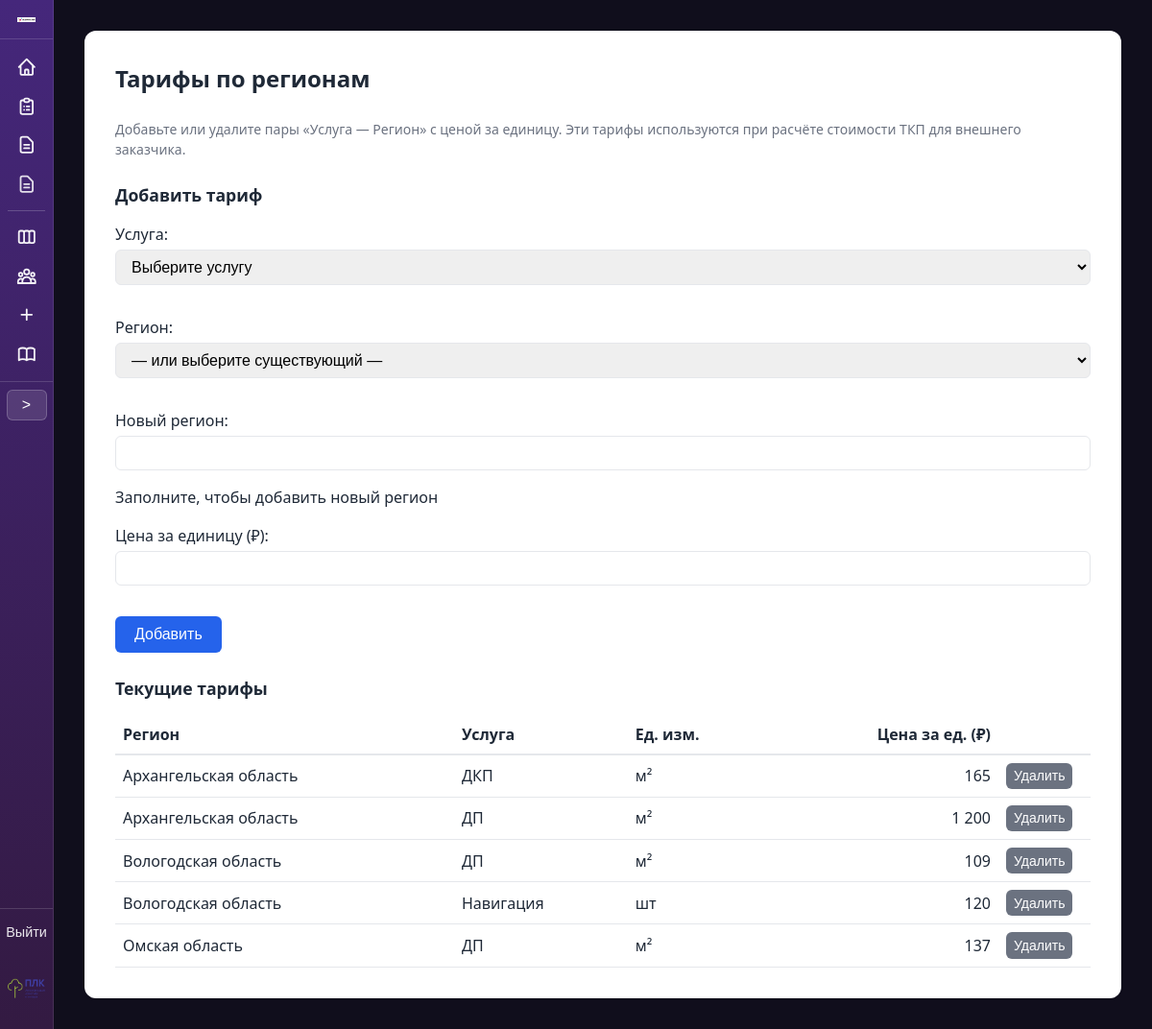
/tariffs/ (signed in), run on the app's committed database.
### proposals/models.py (models this page shows, shortened)
class RegionServicePrice(models.Model):
    region = models.ForeignKey(Region, on_delete=models.CASCADE, verbose_name='Регион')
    service = models.ForeignKey(Service, on_delete=models.CASCADE, verbose_name='Услуга')
    unit_price = models.DecimalField(
        'Цена за единицу',
        max_digits=15,
        decimal_places=2,
        default=0,
    )
    class Meta:
        verbose_name = 'Цена по региону'
        verbose_name_plural = 'Цены по регионам'
        unique_together = [['region', 'service']]

class Region(models.Model):
    name = models.CharField('Название региона', max_length=255, unique=True)
    class Meta:
        verbose_name = 'Регион'
        verbose_name_plural = 'Регионы'
        ordering = ['name']
    def __str__(self):
        return self.name

class Service(models.Model):
    UNIT_M2 = 'm2'
    UNIT_PIECE = 'piece'
    UNIT_CHOICES = [
        (UNIT_M2, 'м²'),
        (UNIT_PIECE, 'шт'),
    ]
    name = models.CharField('Наименование услуги', max_length=255)
    description = models.TextField(
        'Описание услуги (подставляется в Комментарий в Комплексном ТКП)',
        blank=True,
        default='',
    )
    template_file = models.CharField(
        'Файл шаблона',
        max_length=255,
        help_text='Имя .docx файла в папке templates_docx/'
    )
    unit_type = models.CharField(
        'Единица измерения',
        max_length=10,
        choices=UNIT_CHOICES,
        default=UNIT_M2,
    )
    order = models.PositiveSmallIntegerField('Порядок', default=0)
    class Meta:
        verbose_name = 'Услуга'
        verbose_name_plural = 'Услуги'
        ordering = ['order', 'name']
    def __str__(self):
        return self.name

### proposals/views.py (the view)
# urls.py: path('tariffs/', views.tariffs_view, name='tariffs'),
@login_required
@require_http_methods(['GET', 'POST'])
def tariffs_view(request):
    if request.method == 'POST':
        delete_id = request.POST.get('delete_id')
        if delete_id:
            try:
                RegionServicePrice.objects.filter(pk=delete_id).delete()
                messages.success(request, 'Тариф удалён.')
            except Exception:
                pass
            return redirect('proposals:tariffs')
        form = TariffForm(request.POST)
        if form.is_valid():
            data = form.cleaned_data
            service = data['service']
            new_name = (data.get('new_region_name') or '').strip()
            if new_name:
                region, _ = Region.objects.get_or_create(name=new_name, defaults={})
            else:
                region = data['region']
            RegionServicePrice.objects.update_or_create(
                region=region,
                service=service,
                defaults={'unit_price': data['unit_price']},
            )
            messages.success(request, f'Тариф сохранён: {service.name} — {region.name}.')
            return redirect('proposals:tariffs')
    else:
        form = TariffForm()
    tariffs_list = RegionServicePrice.objects.select_related('region', 'service').order_by('region__name', 'service__name')
    context = {'form': form, 'tariffs_list': tariffs_list}
    return render(request, 'proposals/tariffs.html', context)

### proposals/forms.py (shortened to what this page needs)
class TariffForm(forms.Form):
    service = forms.ModelChoiceField(
        label='Услуга',
        queryset=Service.objects.none(),
        empty_label='Выберите услугу'
    )
    region = forms.ModelChoiceField(
        label='Регион',
        queryset=Region.objects.none(),
        empty_label='— или выберите существующий —',
        required=False
    )
    new_region_name = forms.CharField(
        label='Новый регион',
        max_length=255,
        required=False,
        help_text='Заполните, чтобы добавить новый регион'
    )
    unit_price = forms.DecimalField(
        label='Цена за единицу (₽)',
        max_digits=15,
        decimal_places=2,
        min_value=0
    )
    def __init__(self, *args, **kwargs):
        super().__init__(*args, **kwargs)
        self.fields['service'].queryset = Service.objects.all()
        self.fields['region'].queryset = Region.objects.all().order_by('name')

### proposals/templatetags/proposal_filters.py (called while the page is built)
@register.filter
def format_price(value):
    if value is None:
        return ''
    try:
        s = str(int(value))
    except (ValueError, TypeError):
        return str(value)
    n = len(s)
    if n <= 3:
        return s
    r = n % 3 or 3
    result = s[:r]
    for i in range(r, n, 3):
        result += ' ' + s[i:i + 3]
    return result

### proposals/templates/proposals/tariffs.html (shortened to what this page needs)
{% extends "proposals/base.html" %}
{% load proposal_filters %}
{% block container_extra_class %}container--wide{% endblock %}
{% block content %}
<h1>Тарифы по регионам</h1>
<p class="help">Добавьте или удалите пары «Услуга — Регион» с ценой за единицу. Эти тарифы используются при расчёте стоимости ТКП для внешнего заказчика.</p>
<h2 style="font-size: 1.1rem; margin-top: 1.5rem;">Добавить тариф</h2>
<form method="post" action="{% url 'proposals:tariffs' %}" style="margin-bottom: 1.5rem;">
    {{ form.as_p }}
    <button type="submit" class="btn">Добавить</button>
</form>
<h2 style="font-size: 1.1rem; margin-top: 1.5rem;">Текущие тарифы</h2>
<div style="overflow-x: auto;">
    <table style="width: 100%; border-collapse: collapse;">
        <thead>
            <tr style="border-bottom: 2px solid var(--border);">
                <th style="text-align: left; padding: 0.5rem;">Регион</th>
                <th style="text-align: left; padding: 0.5rem;">Услуга</th>
                <th style="text-align: left; padding: 0.5rem;">Ед. изм.</th>
                <th style="text-align: right; padding: 0.5rem;">Цена за ед. (₽)</th>
                <th style="width: 6rem;"></th>
            </tr>
        </thead>
        <tbody>
            {% for t in tariffs_list %}
            <tr style="border-bottom: 1px solid var(--border);">
                <td style="padding: 0.5rem;">{{ t.region.name }}</td>
                <td style="padding: 0.5rem;">{{ t.service.name }}</td>
                <td style="padding: 0.5rem;">{{ t.service.get_unit_type_display }}</td>
                <td style="padding: 0.5rem; text-align: right;">{{ t.unit_price|format_price }}</td>
                <td style="padding: 0.5rem;">
                    <form method="post" action="{% url 'proposals:tariffs' %}" style="display: inline;">
                        <button type="submit" class="btn btn-secondary" style="padding: 0.35rem 0.5rem; font-size: 0.875rem;">Удалить</button>
                    </form>
                </td>
            </tr>
            {% empty %}
            <tr>
                <td colspan="5" style="padding: 1rem; color: var(--text-muted);">Нет тарифов. Добавьте первую пару выше или загрузите из CSV: <code>python manage.py load_region_prices</code></td>
            </tr>
            {% endfor %}
        </tbody>
    </table>
</div>
{% endblock %}

### proposals/templates/proposals/base.html (style rules this page uses)
:root { --bg: #100E1C; --card: #fff; --primary: #2563eb; --primary-hover: #1d4ed8; --text: #1f2937; --text-muted: #6b7280; --border: #e5e7eb; --success: #059669; --sidebar-w: 56px; --sidebar-w-expanded: 248px; --sidebar-gradient: linear-gradient(180deg, #45277B 0%, #331A42 100%); }
* { box-sizing: border-box; }
body { font-family: system-ui, -apple-system, sans-serif; background: var(--bg); color: var(--text); margin: 0; line-height: 1.5; }
h1 { font-size: 1.5rem; margin: 0 0 1.5rem; color: var(--text); }
label { display: block; font-weight: 500; margin-bottom: 0.25rem; color: var(--text); }
input, select, textarea { width: 100%; padding: 0.5rem 0.75rem; border: 1px solid var(--border); border-radius: 6px; font-size: 1rem; margin-bottom: 1rem; }
button, .btn { display: inline-block; padding: 0.6rem 1.25rem; background: var(--primary); color: white; border: none; border-radius: 6px; font-size: 1rem; cursor: pointer; text-decoration: none; }
.btn-secondary { background: var(--text-muted); }
.help { font-size: 0.875rem; color: var(--text-muted); margin-top: 0.25rem; }

### data on the page
RegionServicePrice: region.name "Архангельская область", service.name "ДКП", service.unit_type "м²", unit_price "165"
RegionServicePrice: region.name "Архангельская область", service.name "ДП", service.unit_type "м²", unit_price "1 200"
RegionServicePrice: region.name "Вологодская область", service.name "ДП", service.unit_type "м²", unit_price "109"
RegionServicePrice: region.name "Вологодская область", service.name "Навигация", service.unit_type "шт", unit_price "120"
RegionServicePrice: region.name "Омская область", service.name "ДП", service.unit_type "м²", unit_price "137"
